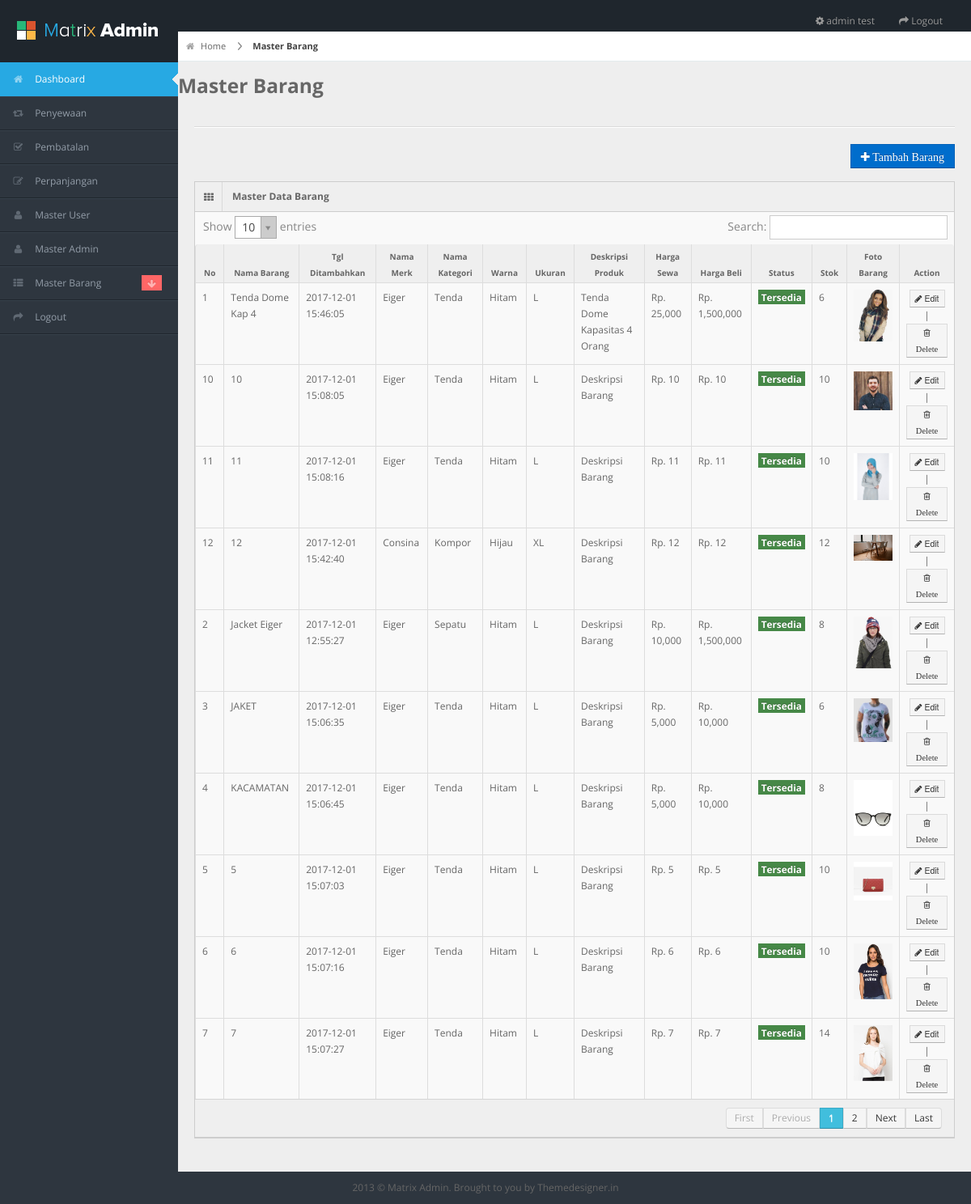
The page /admin/pages/kelola_barang.php (signed in) on the database its author committed.
### tables this page shows
CREATE TABLE IF NOT EXISTS `m_barang` (
  `id_barang` int(11) NOT NULL,
  `nama_barang` varchar(255) DEFAULT NULL,
  `tgl_ditambakan` datetime DEFAULT NULL,
  `id_merk` int(11) DEFAULT NULL,
  `id_kategori` int(11) DEFAULT NULL,
  `id_warna` int(11) DEFAULT NULL,
  `id_ukuran` int(11) DEFAULT NULL,
  `deskripsi` varchar(255) DEFAULT NULL,
  `harga_sewa` int(11) DEFAULT NULL,
  `harga_beli` varchar(255) DEFAULT NULL,
  `stok` int(11) DEFAULT NULL,
  `status` int(11) DEFAULT NULL,
  `foto` varchar(255) DEFAULT NULL
);

CREATE TABLE IF NOT EXISTS `m_merk` (
  `id_merk` int(11) NOT NULL,
  `nama_merk` varchar(255) DEFAULT NULL
);

CREATE TABLE IF NOT EXISTS `m_kategori` (
  `id_kategori` int(11) NOT NULL,
  `nama_kategori` varchar(255) DEFAULT NULL
);

CREATE TABLE IF NOT EXISTS `m_warna` (
  `id_warna` int(11) NOT NULL,
  `nama_warna` varchar(255) DEFAULT NULL
);

CREATE TABLE IF NOT EXISTS `m_ukuran` (
  `id_ukuran` int(11) NOT NULL,
  `nama_ukuran` varchar(255) DEFAULT NULL
);

### admin/pages/kelola_barang.php (the view, shortened to what this page needs)
<?php include 'header.php'; ?>
<?php include 'nav.php'; ?>
<div id="content">
	<div id="content-header">
		<div id="breadcrumb"> <a href="#" title="Go to Home" class="tip-bottom"><i class="icon-home"></i> Home</a> <a href="#" class="current">Master Barang</a> </div>
		<h3>Master Barang</h3>
	</div>
	<div class="container-fluid">
		<hr>
		<div class="row-fluid">
			<div class="row">
				<div class="pull-right">
					<a href="tambah_barang.php">
						<button class="btn btn-primary"> <i class="icon-plus"> Tambah Barang</i>
						</button></a>
					</div>
				</div>
				<div class="widget-box">
					<div class="widget-title"> <span class="icon"><i class="icon-th"></i></span>
						<h5>Master Data Barang</h5>
					</div>
					<div class="widget-content nopadding">
						<table class="table table-bordered data-table">
							<thead>
								<tr>
									<th>No</th>
									<th>Nama Barang</th>
									<th>Tgl Ditambahkan</th>
									<th>Nama Merk</th>
									<th>Nama Kategori</th>
									<th>Warna</th>
									<th>Ukuran</th>
									<th>Deskripsi Produk</th>
									<th>Harga Sewa</th>
									<th>Harga Beli</th>
									<th>Status</th>
									<th>Stok</th>
									<th>Foto Barang</th>
									<th>Action</th>
								</tr>
							</thead>
							<tbody>
								<?php
								$no=1;
								$sql = mysql_query("SELECT
									m_barang.id_barang,
									m_barang.nama_barang,
									m_barang.tgl_ditambakan,
									m_barang.deskripsi,
									m_barang.harga_sewa,
									m_barang.harga_beli,
									m_barang.stok,
									m_barang.status,
									m_kategori.nama_kategori,
									m_merk.nama_merk,
									m_ukuran.nama_ukuran,
									m_warna.nama_warna,
									m_barang.foto
									FROM
									m_barang ,
									m_kategori ,
									m_merk ,
									m_ukuran ,
									m_warna
									WHERE
									m_barang.id_merk = m_merk.id_merk AND
									m_barang.id_kategori = m_kategori.id_kategori AND
									m_barang.id_ukuran = m_ukuran.id_ukuran AND
									m_barang.id_warna = m_warna.id_warna
									");
								while($row = mysql_fetch_array($sql)){
									if($row['status']==1){
										$status = '<span class="label label-success"> Tersedia </span>';
									}else{
										$status = '<span class="label label-danger"> Tidak Tersedia </span>';
									}
									?>
									<tr>
										<form action="" method="POST">
											<td><?php echo $no; ?></td>
											<td><?php echo $row['nama_barang']; ?></td>
											<td><?php echo $row['tgl_ditambakan']; ?></td>
											<td><?php echo $row['nama_merk']; ?></td>
											<td><?php echo $row['nama_kategori']; ?></td>
											<td><?php echo $row['nama_warna']; ?></td>
											<td><?php echo $row['nama_ukuran']; ?></td>
											<td><?php echo $row['deskripsi']; ?></td>
											<td>Rp. <?php echo number_format($row['harga_sewa']); ?></td>
											<td>Rp. <?php echo number_format($row['harga_beli']); ?></td>
											<td><?php echo $status; ?></td>
											<td><?php echo $row['stok']; ?></td>
											<td><img src="../img/<?php echo $row['foto']; ?>" width="100" height="100"></td>
											<td style="text-align: center;">
												<a href="edit_barang.php?id_barang=<?php echo $row['id_barang']; ?>">
													<button type="button" class="btn btn-mini btn-default">
														<i class="icon-pencil"></i> Edit</button></a> |
														<button type="submit" name="delete" class="btn btn-mini btn-default"> <i class="icon-trash"> Delete </i></button>
													</td>
												</form>
											</tr>
											<?php
											$no++;
										} ?>
										</tbody>
									</table>
								</div>
							</div>
						</div>
					</div>
				</div>
				<?php include 'footer.php'; ?>

### admin/pages/header.php (shortened to what this page needs)
<?php
	if(!isset($_SESSION['id_admin'])){
		echo "<script> window.alert('Silahkan Login Terlebih Dahulu'); location.replace('../index.php')  </script>";
	}else{
		$sql = mysql_query("SELECT * FROM m_admin WHERE id_admin = '$_SESSION[id_admin]'")or die(mysql_error());
		$admin = mysql_fetch_array($sql);
		$nama_admin = $admin['nama_admin'];
	}
?>
<!DOCTYPE html>
<html lang="en">
<head>
<link rel="stylesheet" href="../css/bootstrap.min.css" />
<link rel="stylesheet" href="../css/bootstrap-responsive.min.css" />
<link rel="stylesheet" href="../css/uniform.css" />
<link rel="stylesheet" href="../css/select2.css" />
<link rel="stylesheet" href="../css/matrix-style.css" />
<link rel="stylesheet" href="../css/matrix-media.css" />
<link href="../font-awesome/css/font-awesome.css" rel="stylesheet" />
</head>
<body>
<div id="header">
  <h1><a href="dashboard.html">Matrix Admin</a></h1>
</div>
<div id="search" class="navbar navbar-inverse pull-right">
  <ul class="nav">
    <li class=""><a title="" href="#"><i class="icon icon-cog"></i> <span class="text"><?php echo $nama_admin; ?></span></a></li>
    <li class=""><a title="" href="logout.php"><i class="icon icon-share-alt"></i> <span class="text">Logout</span></a></li>
  </ul>
</div>

### admin/css/matrix-style.css (style rules this page uses)
* { outline:none !important; -moz-outline: none !important; }
html, body { height:100% }
body { overflow-x: hidden; margin-top: -10px; font-family: 'Open Sans', sans-serif; font-size:12px; color:#666; }
a { color:#666; }
select, textarea, input[type="text"], input[type="password"], input[type="datetime"], input[type="datetime-local"], input[type="date"], input[type="month"], input[type="time"], input[type="week"], input[type="number"], input[type="email"], input[type="url"], input[type="search"], input[type="tel"], input[type="color"], .uneditable-input, .label, .dropdown-menu, .btn, .well, .progress, .table-bordered, .btn-group > .btn:first-child, .btn-group > .btn:last-child, .btn-group > .btn:last-child, .btn-group > .dropdown-toggle, .alert { border-radius:0px; }
.btn, textarea, input[type="text"], input[type="password"], input[type="datetime"], input[type="datetime-local"], input[type="date"], input[type="month"], input[type="time"], input[type="week"], input[type="number"], input[type="email"], input[type="url"], input[type="search"], input[type="tel"], input[type="color"], .uneditable-input { box-shadow:none; }
.progress, .progress-success .bar, .progress .bar-success, .progress-warning .bar, .progress .bar-warning, .progress-danger .bar, .progress .bar-danger, .progress-info .bar, .progress .bar-info, .btn, .btn-primary { background-image:none; }
hr { border-top-color:#dadada; }
#header { height: 77px; position: relative; width: 100%; z-index: -9; }
#header h1 { background: url("../img/logo.png") no-repeat scroll 0 0 transparent; height: 31px; left: 20px; line-height: 600px; overflow: hidden; position: relative; top: 26px; width: 191px; }
#header h1 a { display: block; }
#search { position: absolute; z-index: 25; top: 6px; right:10px; }
#content { background: none repeat scroll 0 0 #eeeeee; margin-left: 220px; margin-right: 0; padding-bottom: 25px; position: relative; min-height:100%; width: auto; }
#content-header { position: abslute; width: 100%; margin-top: -38px; z-index: 20; }
#breadcrumb { background-color: #fff; border-bottom: 1px solid #e3ebed; }
#breadcrumb a { padding: 8px 20px 8px 10px; display: inline-block; background-image: url('../img/breadcrumb.png'); background-position: center right; background-repeat: no-repeat; font-size: 11px; color: #666666; }
#breadcrumb a:last-child { background-image:none; }
#breadcrumb a.current { font-weight: bold; color: #444444; }
#breadcrumb a i { margin-right: 5px; opacity: .6; }
.stat-boxes .peity_bar_good, .stat-boxes .peity_line_good, { color: #459D1C; }
.widget-box { background: none repeat scroll 0 0 #F9F9F9; border-left: 1px solid #CDCDCD; border-top: 1px solid #CDCDCD; border-right: 1px solid #CDCDCD; clear: both; margin-top: 16px; margin-bottom: 16px; position: relative; }
.widget-title, .modal-header, .table th, div.dataTables_wrapper .ui-widget-header { background:#efefef; border-bottom: 1px solid #CDCDCD; height: 36px; }
.widget-title span.icon { padding: 9px 10px 7px 11px; float: left; border-right:1px solid #dadada; }
.widget-title h5 { color: #666; float: left; font-size: 12px; font-weight: bold; padding: 12px; line-height: 12px; margin: 0; }
.widget-content { padding:15px; border-bottom: 1px solid #cdcdcd; }
.table th { height: auto; font-size: 10px; padding: 5px 10px 2px; border-bottom: 0; text-align: center; color: #666666; }
.nopadding { padding: 0 !important; }
.nopadding .table { margin-bottom: 0; }
.nopadding .table-bordered { border: 0; }
form { margin-bottom: 0; }

### admin/css/matrix-media.css (style rules this page uses)
body { background:#2E363F; }
#header { background-color: #1f262d; margin-top:10px; }

### rows shown on the page
m_barang: nama_barang "Tenda Dome Kap 4", tgl_ditambakan "2017-12-01 15:46:05", id_merk.nama_merk "Eiger", id_kategori.nama_kategori "Tenda", id_warna.nama_warna "Hitam", id_ukuran.nama_ukuran "L", deskripsi "Tenda Dome Kapasitas 4 Orang", harga_sewa "25,000", harga_beli "1,500,000", status "Tersedia", stok "6", foto (picture)
m_barang: nama_barang "Jacket Eiger", tgl_ditambakan "2017-12-01 12:55:27", id_merk.nama_merk "Eiger", id_kategori.nama_kategori "Sepatu", id_warna.nama_warna "Hitam", id_ukuran.nama_ukuran "L", deskripsi "Deskripsi Barang", harga_sewa "10,000", harga_beli "1,500,000", status "Tersedia", stok "8", foto (picture)
m_barang: nama_barang "JAKET", tgl_ditambakan "2017-12-01 15:06:35", id_merk.nama_merk "Eiger", id_kategori.nama_kategori "Tenda", id_warna.nama_warna "Hitam", id_ukuran.nama_ukuran "L", deskripsi "Deskripsi Barang", harga_sewa "5,000", harga_beli "10,000", status "Tersedia", stok "6", foto (picture)
m_barang: nama_barang "KACAMATAN", tgl_ditambakan "2017-12-01 15:06:45", id_merk.nama_merk "Eiger", id_kategori.nama_kategori "Tenda", id_warna.nama_warna "Hitam", id_ukuran.nama_ukuran "L", deskripsi "Deskripsi Barang", harga_sewa "5,000", harga_beli "10,000", status "Tersedia", stok "8", foto (picture)
m_barang: nama_barang "5", tgl_ditambakan "2017-12-01 15:07:03", id_merk.nama_merk "Eiger", id_kategori.nama_kategori "Tenda", id_warna.nama_warna "Hitam", id_ukuran.nama_ukuran "L", deskripsi "Deskripsi Barang", harga_sewa "5", harga_beli "5", status "Tersedia", stok "10", foto (picture)
m_barang: nama_barang "6", tgl_ditambakan "2017-12-01 15:07:16", id_merk.nama_merk "Eiger", id_kategori.nama_kategori "Tenda", id_warna.nama_warna "Hitam", id_ukuran.nama_ukuran "L", deskripsi "Deskripsi Barang", harga_sewa "6", harga_beli "6", status "Tersedia", stok "10", foto (picture)
m_barang: nama_barang "7", tgl_ditambakan "2017-12-01 15:07:27", id_merk.nama_merk "Eiger", id_kategori.nama_kategori "Tenda", id_warna.nama_warna "Hitam", id_ukuran.nama_ukuran "L", deskripsi "Deskripsi Barang", harga_sewa "7", harga_beli "7", status "Tersedia", stok "14", foto (picture)
m_barang: nama_barang "10", tgl_ditambakan "2017-12-01 15:08:05", id_merk.nama_merk "Eiger", id_kategori.nama_kategori "Tenda", id_warna.nama_warna "Hitam", id_ukuran.nama_ukuran "L", deskripsi "Deskripsi Barang", harga_sewa "10", harga_beli "10", status "Tersedia", stok "10", foto (picture)
m_barang: nama_barang "11", tgl_ditambakan "2017-12-01 15:08:16", id_merk.nama_merk "Eiger", id_kategori.nama_kategori "Tenda", id_warna.nama_warna "Hitam", id_ukuran.nama_ukuran "L", deskripsi "Deskripsi Barang", harga_sewa "11", harga_beli "11", status "Tersedia", stok "10", foto (picture)
m_barang: nama_barang "12", tgl_ditambakan "2017-12-01 15:42:40", id_merk.nama_merk "Consina", id_kategori.nama_kategori "Kompor", id_warna.nama_warna "Hijau", id_ukuran.nama_ukuran "XL", deskripsi "Deskripsi Barang", harga_sewa "12", harga_beli "12", status "Tersedia", stok "12", foto (picture)

### other values the page prints
$nama_admin "admin test"
